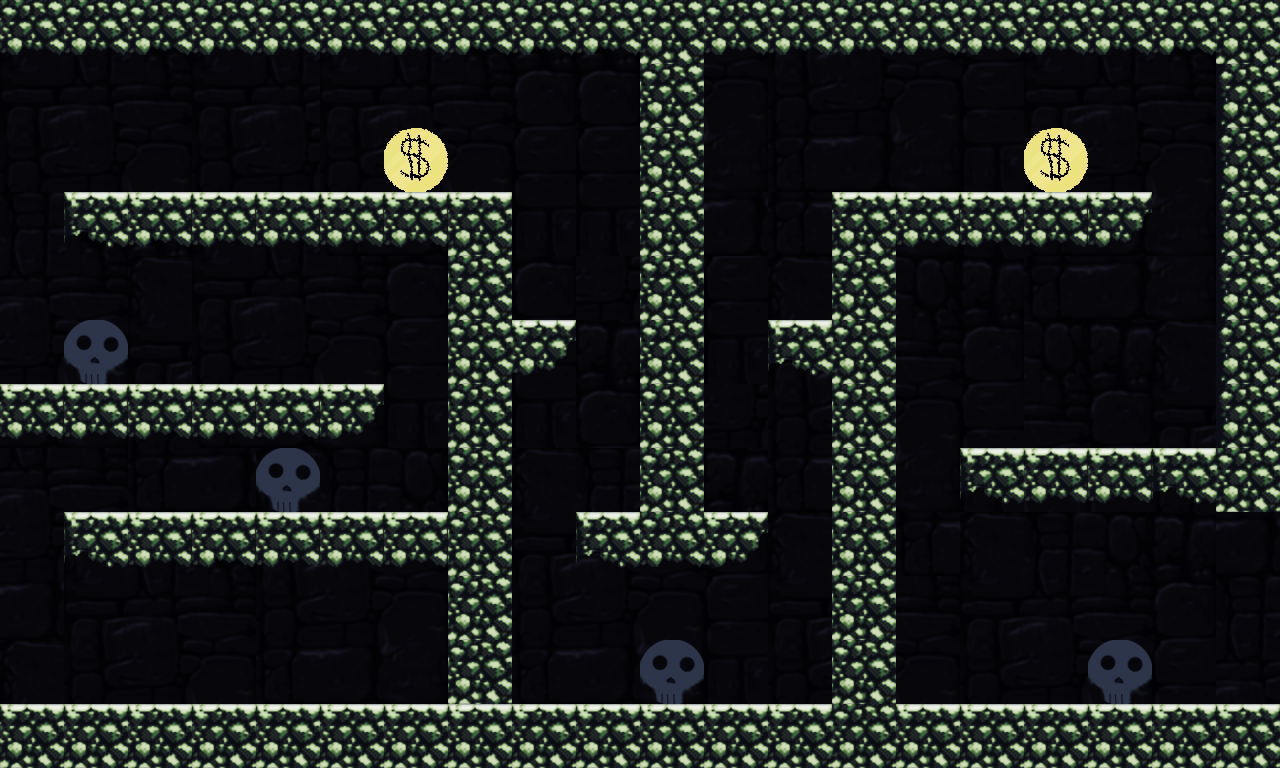

A level layout from a 2D game, rendered from its tile map. Below: a short description, then the map file with tile-grid data replaced by summaries:
An orthogonal 20x12 tile map with 64x64 px tiles, 2 tile layers (level, GameElements), 2 tilesets, 1 image layer and 14 objects.

<map version="1.0" orientation="orthogonal" renderorder="right-down" width="20" height="12" tilewidth="64" tileheight="64" nextobjectid="40">
 <tileset firstgid="1" name="stone_tileset3" tilewidth="64" tileheight="64" tilecount="19" columns="19">
  <image source="../assets/tiles/stone_tileset3.png" trans="ff00ff" width="1216" height="64" />
 </tileset>
 <tileset firstgid="20" name="GameElement_tileset" tilewidth="64" tileheight="64" tilecount="3" columns="3">
  <image source="../assets/tiles/GameElement_tileset.png" trans="ff00ff" width="192" height="64" />
 </tileset>
 <imagelayer name="bg">
  <image source="../assets/tiles/dungeon_bg.png" />
 </imagelayer>
 <layer name="level" width="20" height="12">
  <data>[240 cells, 101 non-empty, 7 distinct tile ids]</data>
 </layer>
 <objectgroup name="objects">
  <object id="26" x="1.33333" y="-1.33333" width="1278.67" height="42.6667" />
  <object id="27" x="0" y="706.667" width="1280" height="60" />
  <object id="28" x="66.6667" y="512" width="381.333" height="50.6667" />
  <object id="29" x="0" y="382.667" width="380" height="50.6667" />
  <object id="30" x="66.6667" y="192" width="445.333" height="49.3333" />
  <object id="31" x="514.667" y="321.333" width="57.3333" height="53.3333" />
  <object id="32" x="581.333" y="516" width="186.667" height="45.3333" />
  <object id="33" x="640" y="40" width="64" height="473.333" />
  <object id="34" x="770.667" y="321.333" width="60" height="54.6667" />
  <object id="35" x="450.667" y="242.667" width="61.3333" height="464" />
  <object id="36" x="836" y="193.333" width="310.667" height="52" />
  <object id="37" x="834.667" y="246.667" width="61.3333" height="458.667" />
  <object id="38" x="961.333" y="450.667" width="317.333" height="61.3333" />
  <object id="39" x="1220" y="42.6667" width="58.6667" height="408" />
 </objectgroup>
 <layer name="GameElements" width="20" height="12">
  <data>[240 cells, 6 non-empty, 2 distinct tile ids]</data>
 </layer>
</map>